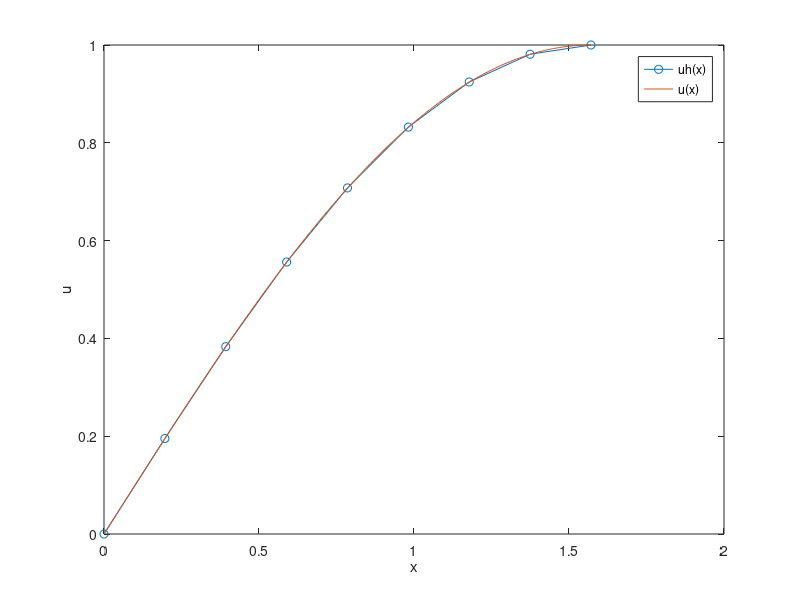

MATLAB code to generate this figure:
clear,clc
format long e
a=0;b=pi/2;
%for j=0:3
m=8;h=(b-a)/m;
A(1)=a;A(m+1)=b
for i=1:m-1
    A(i+1)=a+i*h;
    diag0(i)=2+h^2*(a+i*h-1/2)^2;
    d(i)=h^2*((a+i*h)^2-(a+i*h)+5/4)*sin(a+i*h);
    uq(i)=sin(a+i*h);
end
d(m-1)=d(m-1)+1;
g(1)=d(1)/diag0(1);w(1)=-1/diag0(1);
for i=2:m-2
    g(i)=(d(i)+g(i-1))/(diag0(i)+w(i-1));
    w(i)=-1/(diag0(i)+w(i-1));
end
g(m-1)=(d(m-1)+g(m-2))/(diag0(m-1)+w(m-2));
u(m-1)=g(m-1);
for i=m-2:-1:1
    u(i)=g(i)-w(i)*u(i+1);
end
for i=1:7
    un(i)=u(i*m/8);
    unq(i)=uq(i*m/8);
end
plot(a:h:b,[0,un,1],'-o')
legend('')
hold on
x=0:0.01:pi/2;
plot(x,sin(x))
legend('uh(x)','u(x)')
xlabel('x');
ylabel('u');
% plot(a:2^j*h:b,[0,abs(un-unq),0],'o-')
% hold on
%end
% xlabel('x')
% ylabel('|u(x)-uh(x)|')
% legend('h=pi/16','h=pi/32','h=pi/64','h=pi/128');
